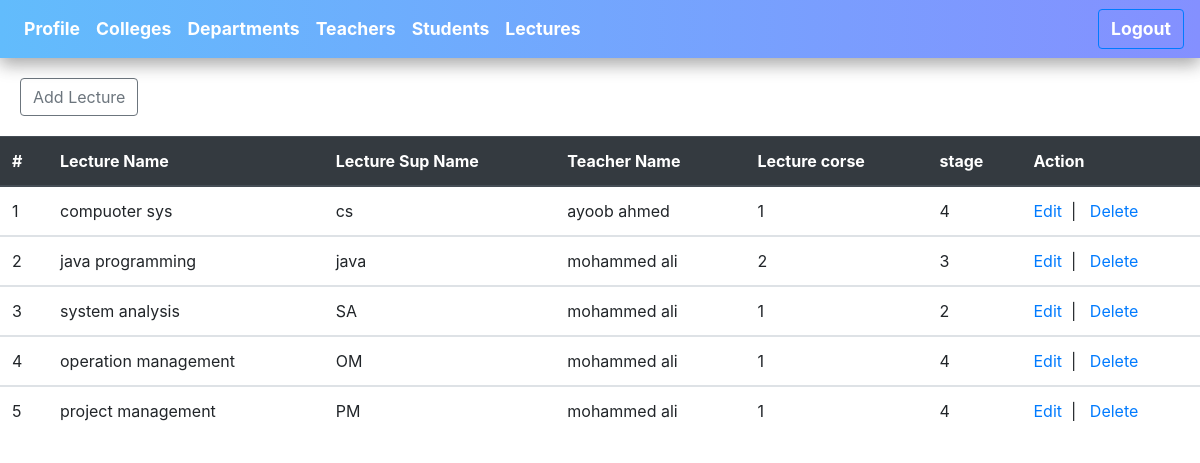
Page /lec/Lec.php (signed in) on the earlier database version.
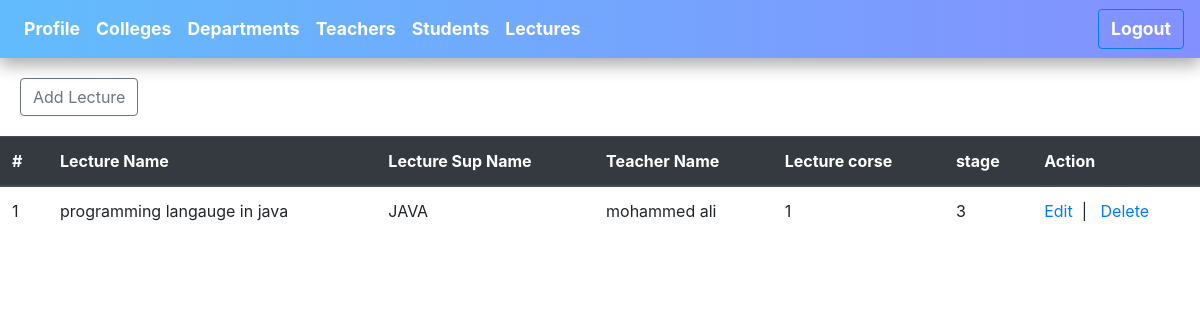
Same page on the later database version.
### tables this page shows
CREATE TABLE `lecture_lab` (
  `ID_lec_lab` int(11) NOT NULL,
  `lec_lab_name` varchar(40) NOT NULL,
  `lec_lab_sub_name` varchar(5) NOT NULL,
  `id_stf` int(11) NOT NULL,
  `name_stf` varchar(50) NOT NULL,
  `lec_lab_corse` int(11) NOT NULL,
  `id_dep` int(11) NOT NULL,
  `stageLec` int(11) NOT NULL
);

### lec/Lec.php (the view, shortened to what this page needs)
<?php
$host = "localhost";
$user = "root";
$password = "";
$db = "unvdb";
$link = mysqli_connect($host,$user,$password,$db);
?>
<!DOCTYPE html>
<html>
<head>
<link rel="stylesheet" href="https://cdnjs.cloudflare.com/ajax/libs/uikit/3.0.3/css/uikit.min.css" />
<link rel="stylesheet" href="https://stackpath.bootstrapcdn.com/bootstrap/4.2.1/css/bootstrap.min.css">
<link rel="stylesheet" href="../css/style3.css" type="text/css" >
</head>
<body>
<nav class="navbar navbar-expand-lg navbar-light bg-light navCol">
  <div class="collapse navbar-collapse " id="navbarNav">
    <ul class="navbar-nav">
    <li class="nav-item">
    <a class="nav-link " id="icol" href="../welcomeAdmin.php">Profile</a>
    </li>
      <li class="nav-item">
      <a class="nav-link " id="icol" href="../college/college.php">Colleges</a>
      </li>
      <li class="nav-item">
      <a class="nav-link " id="icol" href="../Deb/Deb.php">Departments</a>
      </li>
      <li class="nav-item">
      <a class="nav-link " id="icol" href="../teacher/Teacher.php">Teachers</a>
      </li>
      <li class="nav-item">
      <a class="nav-link " id="icol" href="../student/Student.php">Students</a>
      </li>
      <li class="nav-item">
      <a class="nav-link " id="icol" href="lec.php">Lectures</a>
      </li>
    </ul>
  </div>
  <button type="button" class="btn btn-outline-primary "> <a id="icol" href="../logOut.php">Logout</a></button>
</nav>
<div class="butadd">
    <a href="addLec.php"><button type="button" class="btn btn-outline-secondary">Add Lecture</button></a>
    </div>
<?php
if (isset($_SESSION['email']) == true) {
    $sql = "select * from lecture_lab";
    $result = mysqli_query($link, $sql);
    ?>
<table class="table">
  <thead class="thead-dark">
    <tr>
      <th scope="col" width="4%">#</th>
      <th scope="col" >Lecture Name</th>
      <th scope="col" >Lecture Sup Name</th>
      <th scope="col" >Teacher Name</th>
      <th scope="col" >Lecture corse</th>
      <th scope="col" >stage</th>
      <th scope="col" >Action</th>
    </tr>
  </thead>
        <?php
        if ($result) {
            $i = 0;
            foreach ($result as $sdata) {
                $i++;
                ?>
<tbody>
    <tr>
    <td><?php echo $i;?></td>
                    <td><?php echo $sdata['lec_lab_name']?></td>
                    <td><?php echo $sdata['lec_lab_sub_name']?></td>
                    <td><?php echo $sdata['name_stf']?></td>
                    <td><?php echo $sdata['lec_lab_corse']?></td>
                    <td><?php echo $sdata['stageLec']?></td>
                    <td>
                        <a  href="editLec.php?id=<?php echo $sdata['ID_lec_lab'];?>">Edit</a>&nbsp&nbsp|&nbsp&nbsp
                        <a  href="deleteLec.php?id=<?php echo $sdata['ID_lec_lab'];?>">Delete</a>
                    </td>
    </tr>
  </tbody>
            <?php } }else{?>
            <tr><td colspan="5"><h2>No data found</h2></td></tr>
        <?php } ?>
    </table>
    <?php
}else{
    header("location: loginAdmin.php");
}
?>
</body>
</html>

Differences in the rows shown:
removed lecture_lab: lec_lab_name "compuoter sys", lec_lab_sub_name "cs", name_stf "ayoob ahmed", lec_lab_corse "1", stageLec "4"
removed lecture_lab: lec_lab_name "java programming", lec_lab_sub_name "java", name_stf "mohammed ali", lec_lab_corse "2", stageLec "3"
removed lecture_lab: lec_lab_name "system analysis", lec_lab_sub_name "SA", name_stf "mohammed ali", lec_lab_corse "1", stageLec "2"
removed lecture_lab: lec_lab_name "operation management", lec_lab_sub_name "OM", name_stf "mohammed ali", lec_lab_corse "1", stageLec "4"
removed lecture_lab: lec_lab_name "project management", lec_lab_sub_name "PM", name_stf "mohammed ali", lec_lab_corse "1", stageLec "4"
added lecture_lab: lec_lab_name "programming langauge in java", lec_lab_sub_name "JAVA", name_stf "mohammed ali", lec_lab_corse "1", stageLec "3"
